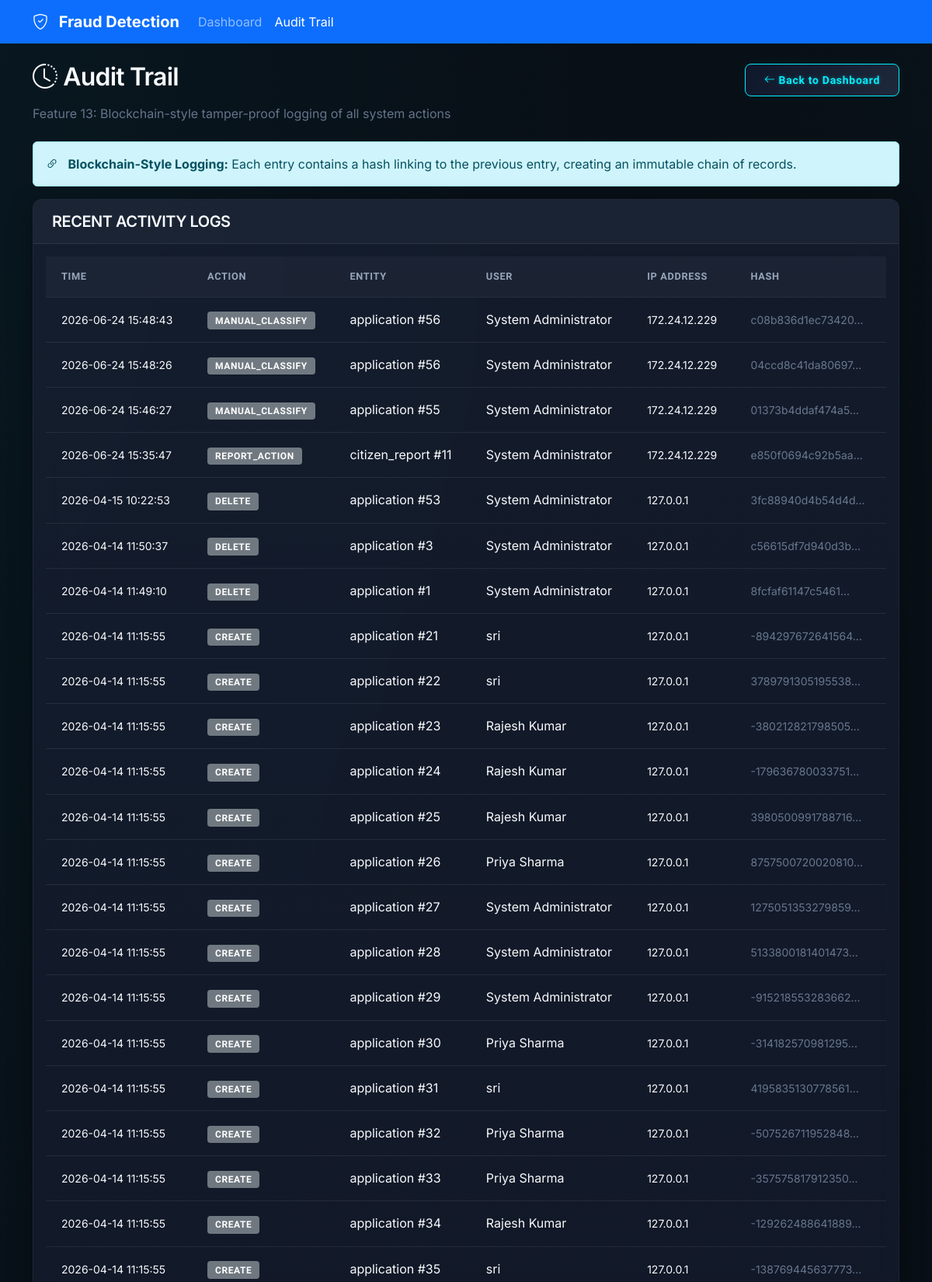
The app's page /audit-log (signed in, upper part) with its own data.
### tables this page shows
CREATE TABLE audit_logs (
            id INTEGER PRIMARY KEY AUTOINCREMENT,
            action_type TEXT,
            entity_type TEXT,
            entity_id INTEGER,
            user_id INTEGER,
            old_values TEXT,
            new_values TEXT,
            ip_address TEXT,
            session_token TEXT,
            previous_hash TEXT,
            current_hash TEXT,
            created_at TIMESTAMP DEFAULT CURRENT_TIMESTAMP,
            FOREIGN KEY (user_id) REFERENCES users (id)
        );

CREATE TABLE users (
            id INTEGER PRIMARY KEY AUTOINCREMENT,
            username TEXT UNIQUE NOT NULL,
            email TEXT UNIQUE NOT NULL,
            password_hash TEXT NOT NULL,
            full_name TEXT NOT NULL,
            role TEXT DEFAULT 'officer',
            department TEXT,
            is_active INTEGER DEFAULT 1,
            created_at TIMESTAMP DEFAULT CURRENT_TIMESTAMP,
            last_login TIMESTAMP
        , email_verified INTEGER DEFAULT 0);

### app.py (the view)
@app.route('/audit-log')
@login_required
def audit_log():
    conn = db.get_db_connection()
    logs = conn.execute('''
        SELECT al.*, u.full_name as user_name
        FROM audit_logs al
        LEFT JOIN users u ON al.user_id = u.id
        ORDER BY al.created_at DESC
        LIMIT 100
    ''').fetchall()
    conn.close()
    return render_template('audit_log.html', logs=logs)

### app.py (called while the page is built)
def login_required(f):
    @wraps(f)
    def decorated_function(*args, **kwargs):
        if 'user_id' not in session:
            flash('Please log in to access this page.', 'warning')
            return redirect(url_for('login'))
        if 'session_token' in session:
            db.update_session_activity(session['session_token'])
        return f(*args, **kwargs)
    return decorated_function

### database.py (called while the page is built)
def get_db_connection():
    conn = sqlite3.connect(DATABASE)
    conn.row_factory = sqlite3.Row
    return conn

def update_session_activity(session_token):
    conn = get_db_connection()
    conn.execute('''
        UPDATE user_sessions SET last_activity = CURRENT_TIMESTAMP
        WHERE session_token = ?
    ''', (session_token,))
    conn.commit()
    conn.close()

### templates/audit_log.html (shortened to what this page needs)
<!DOCTYPE html>
<html lang="en">
<head>
    <link href="https://cdn.jsdelivr.net/npm/bootstrap@5.3.0/dist/css/bootstrap.min.css" rel="stylesheet">
    <link rel="stylesheet" href="https://cdn.jsdelivr.net/npm/bootstrap-icons@1.11.0/font/bootstrap-icons.css">
    <link rel="stylesheet" href="{{ url_for('static', filename='css/style.css') }}">
</head>
<body>
    <nav class="navbar navbar-expand-lg navbar-dark bg-primary">
        <div class="container">
            <a class="navbar-brand" href="/">
                <i class="bi bi-shield-check me-2"></i>
                <strong>Fraud Detection</strong>
            </a>
            <div class="collapse navbar-collapse">
                <ul class="navbar-nav me-auto">
                    <li class="nav-item">
                        <a class="nav-link" href="/dashboard">Dashboard</a>
                    </li>
                    <li class="nav-item">
                        <a class="nav-link active" href="/audit-log">Audit Trail</a>
                    </li>
                </ul>
            </div>
        </div>
    </nav>
    <div class="container mt-4">
        <div class="d-flex justify-content-between align-items-center mb-2">
            <h2><i class="bi bi-clock-history me-2"></i>Audit Trail</h2>
            <a href="/dashboard" class="btn btn-cyber btn-sm"><i class="bi bi-arrow-left me-1"></i>Back to Dashboard</a>
        </div>
        <p class="text-muted mb-4">Feature 13: Blockchain-style tamper-proof logging of all system actions</p>
        <div class="alert alert-info">
            <i class="bi bi-link-45deg me-2"></i>
            <strong>Blockchain-Style Logging:</strong> Each entry contains a hash linking to the previous entry, creating an immutable chain of records.
        </div>
        <div class="card">
            <div class="card-header">
                <h5 class="mb-0">Recent Activity Logs</h5>
            </div>
            <div class="card-body">
                {% if logs %}
                <div class="table-responsive">
                    <table class="table table-sm">
                        <thead>
                            <tr>
                                <th>Time</th>
                                <th>Action</th>
                                <th>Entity</th>
                                <th>User</th>
                                <th>IP Address</th>
                                <th>Hash</th>
                            </tr>
                        </thead>
                        <tbody>
                            {% for log in logs %}
                            <tr>
                                <td><small>{{ log.created_at }}</small></td>
                                <td><span class="badge bg-secondary">{{ log.action_type }}</span></td>
                                <td>{{ log.entity_type }} #{{ log.entity_id }}</td>
                                <td>{{ log.user_name or 'System' }}</td>
                                <td><small>{{ log.ip_address }}</small></td>
                                <td><small class="text-muted" title="{{ log.current_hash }}">{{ log.current_hash[:16] }}...</small></td>
                            </tr>
                            {% endfor %}
                        </tbody>
                    </table>
                </div>
                {% else %}
                <div class="alert alert-light">
                    <i class="bi bi-inbox me-2"></i>No audit logs found. Logs will appear as system actions are performed.
                </div>
                {% endif %}
            </div>
        </div>
    </div>
</body>
</html>

### static/css/style.css (style rules this page uses)
:root { --bg-primary: #080c14; --bg-secondary: #0f172a; --bg-card: rgba(15, 23, 42, 0.75); --border-color: rgba(255, 255, 255, 0.08); --border-glow-color: rgba(0, 240, 255, 0.15); --text-primary: #f8fafc; --text-secondary: #94a3b8; --text-muted: #64748b; --cyber-blue: #00f0ff; --cyber-blue-glow: rgba(0, 240, 255, 0.4); --emerald-green: #10b981; --emerald-glow: rgba(16, 185, 129, 0.4); --amber-gold: #f59e0b; --amber-glow: rgba(245, 158, 11, 0.4); --crimson-red: #ef4444; --crimson-glow: rgba(239, 68, 68, 0.4); --cyan-info: #06b6d4; --cyan-glow: rgba(6, 182, 212, 0.4); }
body { background-color: var(--bg-primary); background-image: radial-gradient(at 0% 0%, rgba(0, 240, 255, 0.05) 0px, transparent 50%), radial-gradient(at 100% 0%, rgba(16, 185, 129, 0.03) 0px, transparent 50%), radial-gradient(at 50% 100%, rgba(239, 68, 68, 0.03) 0px, transparent 50%); color: var(--text-primary); font-family: 'Inter', sans-serif; min-height: 100vh; display: flex; flex-direction: column; overflow-x: hidden; }
h1, h2, h3, h4, h5, h6 { font-weight: 600; letter-spacing: -0.025em; color: var(--text-primary); }
.btn-cyber { background: linear-gradient(135deg, #0f172a 0%, #1e293b 100%); border: 1px solid var(--cyber-blue); color: var(--cyber-blue) !important; font-family: 'Orbitron', sans-serif; font-weight: 600; letter-spacing: 0.05em; padding: 0.6rem 1.5rem; border-radius: 8px; transition: all 0.3s cubic-bezier(0.16, 1, 0.3, 1); text-shadow: 0 0 5px rgba(0, 240, 255, 0.3); box-shadow: 0 0 15px rgba(0, 240, 255, 0.05); }
.card { background: var(--bg-card) !important; backdrop-filter: blur(16px); -webkit-backdrop-filter: blur(16px); border: 1px solid var(--border-color) !important; color: var(--text-primary) !important; border-radius: 12px !important; box-shadow: 0 8px 32px 0 rgba(0, 0, 0, 0.3) !important; transition: all 0.3s cubic-bezier(0.16, 1, 0.3, 1); position: relative; overflow: hidden; }
.card::before { content: ''; position: absolute; top: 0; left: 0; width: 100%; height: 100%; background: linear-gradient(180deg, rgba(255, 255, 255, 0.03) 0%, rgba(255, 255, 255, 0) 100%); pointer-events: none; z-index: 1; }
.card-header { background: rgba(30, 41, 59, 0.4) !important; border-bottom: 1px solid var(--border-color) !important; color: var(--text-primary) !important; padding: 1rem 1.5rem; font-weight: 700; letter-spacing: 0.05em; text-transform: uppercase; }
.table { color: var(--text-primary) !important; background-color: transparent !important; }
.table th { background: rgba(30, 41, 59, 0.4) !important; color: var(--text-secondary) !important; border-bottom: 1px solid var(--border-color) !important; font-family: 'Orbitron', sans-serif; font-size: 0.8rem; letter-spacing: 0.05em; text-transform: uppercase; font-weight: 600; padding: 1rem 1.25rem; }
.table td { padding: 1rem 1.25rem; border-bottom: 1px solid var(--border-color) !important; background-color: transparent !important; color: var(--text-primary) !important; }
.badge { font-family: 'Orbitron', sans-serif; font-size: 0.75rem; font-weight: 600; letter-spacing: 0.05em; padding: 0.35em 0.75em !important; border-radius: 4px !important; border: 1px solid transparent !important; }
.text-muted, .form-text { color: var(--text-muted) !important; }

### records on screen
audit_logs: created_at "2026-06-24 15:48:43", action_type "MANUAL_CLASSIFY", entity_type "application", entity_id "56", full_name "System Administrator", ip_address "172.24.12.229", current_hash "c08b836d1ec73420"
audit_logs: created_at "2026-06-24 15:48:26", action_type "MANUAL_CLASSIFY", entity_type "application", entity_id "56", full_name "System Administrator", ip_address "172.24.12.229", current_hash "04ccd8c41da80697"
audit_logs: created_at "2026-06-24 15:46:27", action_type "MANUAL_CLASSIFY", entity_type "application", entity_id "55", full_name "System Administrator", ip_address "172.24.12.229", current_hash "01373b4ddaf474a5"
audit_logs: created_at "2026-06-24 15:35:47", action_type "REPORT_ACTION", entity_type "citizen_report", entity_id "11", full_name "System Administrator", ip_address "172.24.12.229", current_hash "e850f0694c92b5aa"
audit_logs: created_at "2026-04-15 10:22:53", action_type "DELETE", entity_type "application", entity_id "53", full_name "System Administrator", ip_address "127.0.0.1", current_hash "3fc88940d4b54d4d"
audit_logs: created_at "2026-04-14 11:50:37", action_type "DELETE", entity_type "application", entity_id "3", full_name "System Administrator", ip_address "127.0.0.1", current_hash "c56615df7d940d3b"
audit_logs: created_at "2026-04-14 11:49:10", action_type "DELETE", entity_type "application", entity_id "1", full_name "System Administrator", ip_address "127.0.0.1", current_hash "8fcfaf61147c5461"
audit_logs: created_at "2026-04-14 11:15:55", action_type "CREATE", entity_type "application", entity_id "21", full_name "sri", ip_address "127.0.0.1", current_hash "-894297672641564"
audit_logs: created_at "2026-04-14 11:15:55", action_type "CREATE", entity_type "application", entity_id "22", full_name "sri", ip_address "127.0.0.1", current_hash "3789791305195538"
audit_logs: created_at "2026-04-14 11:15:55", action_type "CREATE", entity_type "application", entity_id "23", full_name "Rajesh Kumar", ip_address "127.0.0.1", current_hash "-380212821798505"
audit_logs: created_at "2026-04-14 11:15:55", action_type "CREATE", entity_type "application", entity_id "24", full_name "Rajesh Kumar", ip_address "127.0.0.1", current_hash "-179636780033751"
audit_logs: created_at "2026-04-14 11:15:55", action_type "CREATE", entity_type "application", entity_id "25", full_name "Rajesh Kumar", ip_address "127.0.0.1", current_hash "3980500991788716"
audit_logs: created_at "2026-04-14 11:15:55", action_type "CREATE", entity_type "application", entity_id "26", full_name "Priya Sharma", ip_address "127.0.0.1", current_hash "8757500720020810"
audit_logs: created_at "2026-04-14 11:15:55", action_type "CREATE", entity_type "application", entity_id "27", full_name "System Administrator", ip_address "127.0.0.1", current_hash "1275051353279859"
audit_logs: created_at "2026-04-14 11:15:55", action_type "CREATE", entity_type "application", entity_id "28", full_name "System Administrator", ip_address "127.0.0.1", current_hash "5133800181401473"
audit_logs: created_at "2026-04-14 11:15:55", action_type "CREATE", entity_type "application", entity_id "29", full_name "System Administrator", ip_address "127.0.0.1", current_hash "-915218553283662"
audit_logs: created_at "2026-04-14 11:15:55", action_type "CREATE", entity_type "application", entity_id "30", full_name "Priya Sharma", ip_address "127.0.0.1", current_hash "-314182570981295"
audit_logs: created_at "2026-04-14 11:15:55", action_type "CREATE", entity_type "application", entity_id "31", full_name "sri", ip_address "127.0.0.1", current_hash "4195835130778561"
audit_logs: created_at "2026-04-14 11:15:55", action_type "CREATE", entity_type "application", entity_id "32", full_name "Priya Sharma", ip_address "127.0.0.1", current_hash "-507526711952848"
audit_logs: created_at "2026-04-14 11:15:55", action_type "CREATE", entity_type "application", entity_id "33", full_name "Priya Sharma", ip_address "127.0.0.1", current_hash "-357575817912350"
audit_logs: created_at "2026-04-14 11:15:55", action_type "CREATE", entity_type "application", entity_id "34", full_name "Rajesh Kumar", ip_address "127.0.0.1", current_hash "-129262488641889"
audit_logs: created_at "2026-04-14 11:15:55", action_type "CREATE", entity_type "application", entity_id "35", full_name "sri", ip_address "127.0.0.1", current_hash "-138769445637773"
